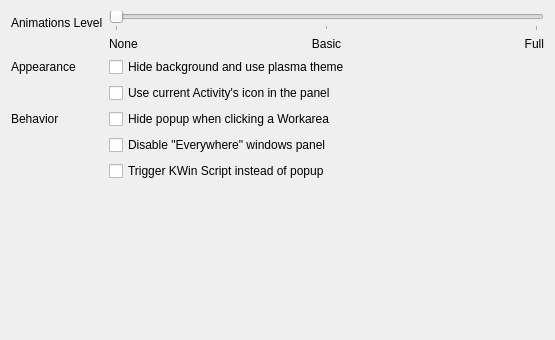
<?xml version="1.0" encoding="UTF-8"?>
<ui version="4.0">
 <class>workflowConfig</class>
 <widget class="QWidget" name="workflowConfig">
  <property name="geometry">
   <rect>
    <x>0</x>
    <y>0</y>
    <width>555</width>
    <height>340</height>
   </rect>
  </property>
  <property name="sizePolicy">
   <sizepolicy hsizetype="MinimumExpanding" vsizetype="MinimumExpanding">
    <horstretch>0</horstretch>
    <verstretch>0</verstretch>
   </sizepolicy>
  </property>
  <property name="minimumSize">
   <size>
    <width>455</width>
    <height>340</height>
   </size>
  </property>
  <property name="windowTitle">
   <string>Form</string>
  </property>
  <layout class="QFormLayout" name="formLayout">
   <property name="fieldGrowthPolicy">
    <enum>QFormLayout::ExpandingFieldsGrow</enum>
   </property>
   <item row="0" column="0">
    <widget class="QLabel" name="label">
     <property name="text">
      <string>Animations Level</string>
     </property>
    </widget>
   </item>
   <item row="0" column="1">
    <layout class="QVBoxLayout" name="verticalLayout">
     <item>
      <widget class="QSlider" name="kcfg_Animations">
       <property name="maximum">
        <number>2</number>
       </property>
       <property name="pageStep">
        <number>1</number>
       </property>
       <property name="orientation">
        <enum>Qt::Horizontal</enum>
       </property>
       <property name="tickPosition">
        <enum>QSlider::TicksBelow</enum>
       </property>
       <property name="tickInterval">
        <number>1</number>
       </property>
      </widget>
     </item>
     <item>
      <layout class="QHBoxLayout" name="horizontalLayout">
       <item>
        <widget class="QLabel" name="label_2">
         <property name="text">
          <string>None</string>
         </property>
         <property name="alignment">
          <set>Qt::AlignLeading|Qt::AlignLeft|Qt::AlignVCenter</set>
         </property>
        </widget>
       </item>
       <item>
        <widget class="QLabel" name="label_3">
         <property name="text">
          <string>Basic</string>
         </property>
         <property name="alignment">
          <set>Qt::AlignCenter</set>
         </property>
        </widget>
       </item>
       <item>
        <widget class="QLabel" name="label_4">
         <property name="text">
          <string>Full</string>
         </property>
         <property name="alignment">
          <set>Qt::AlignRight|Qt::AlignTrailing|Qt::AlignVCenter</set>
         </property>
        </widget>
       </item>
      </layout>
     </item>
    </layout>
   </item>
   <item row="2" column="0">
    <widget class="QLabel" name="label_6">
     <property name="text">
      <string>Appearance</string>
     </property>
    </widget>
   </item>
   <item row="2" column="1">
    <widget class="QCheckBox" name="kcfg_DisableBackground">
     <property name="toolTip">
      <string>&lt;html&gt;&lt;head/&gt;&lt;body&gt;&lt;p&gt;Hide the background from the plasmoid and use the default one.&lt;/p&gt;&lt;/body&gt;&lt;/html&gt;</string>
     </property>
     <property name="text">
      <string>Hide background and use plasma theme</string>
     </property>
    </widget>
   </item>
   <item row="3" column="1">
    <widget class="QCheckBox" name="kcfg_UseCurrentActivityIcon">
     <property name="toolTip">
      <string>&lt;html&gt;&lt;head/&gt;&lt;body&gt;&lt;p&gt;By enabling this option the plasmoid's icon is using the current activity's icon every time instead of the default one.&lt;/p&gt;&lt;/body&gt;&lt;/html&gt;</string>
     </property>
     <property name="text">
      <string>Use current Activity's icon in the panel</string>
     </property>
    </widget>
   </item>
   <item row="4" column="0">
    <widget class="QLabel" name="label_5">
     <property name="text">
      <string>Behavior</string>
     </property>
    </widget>
   </item>
   <item row="4" column="1">
    <widget class="QCheckBox" name="kcfg_HideOnClick">
     <property name="enabled">
      <bool>true</bool>
     </property>
     <property name="toolTip">
      <string>&lt;html&gt;&lt;head/&gt;&lt;body&gt;&lt;p&gt;This option is available only when the plasmoid is in a panel. You can hide the PopUp when you click on a Workarea&lt;/p&gt;&lt;/body&gt;&lt;/html&gt;</string>
     </property>
     <property name="text">
      <string>Hide popup when clicking a Workarea</string>
     </property>
    </widget>
   </item>
   <item row="6" column="1">
    <widget class="QCheckBox" name="kcfg_DisableEverywherePanel">
     <property name="toolTip">
      <string>&lt;html&gt;&lt;head/&gt;&lt;body&gt;&lt;p&gt;It disables the panel for windows in &amp;quot;Everywhere&amp;quot; state (windows that are shown in all Activities and all Workareas). Instead these windows are shown in all Workareas lists.&lt;/p&gt;&lt;/body&gt;&lt;/html&gt;</string>
     </property>
     <property name="text">
      <string>Disable &quot;Everywhere&quot; windows panel</string>
     </property>
    </widget>
   </item>
   <item row="8" column="1">
    <widget class="QCheckBox" name="kcfg_TriggerKWinScript">
     <property name="toolTip">
      <string>&lt;html&gt;&lt;head/&gt;&lt;body&gt;&lt;p&gt;This choice enables the plasmoid icon to trigger the WorkFlow KWin Script and not show the popup window&lt;/p&gt;&lt;/body&gt;&lt;/html&gt;</string>
     </property>
     <property name="text">
      <string>Trigger KWin Script instead of popup</string>
     </property>
    </widget>
   </item>
  </layout>
 </widget>
 <resources/>
 <connections/>
</ui>
